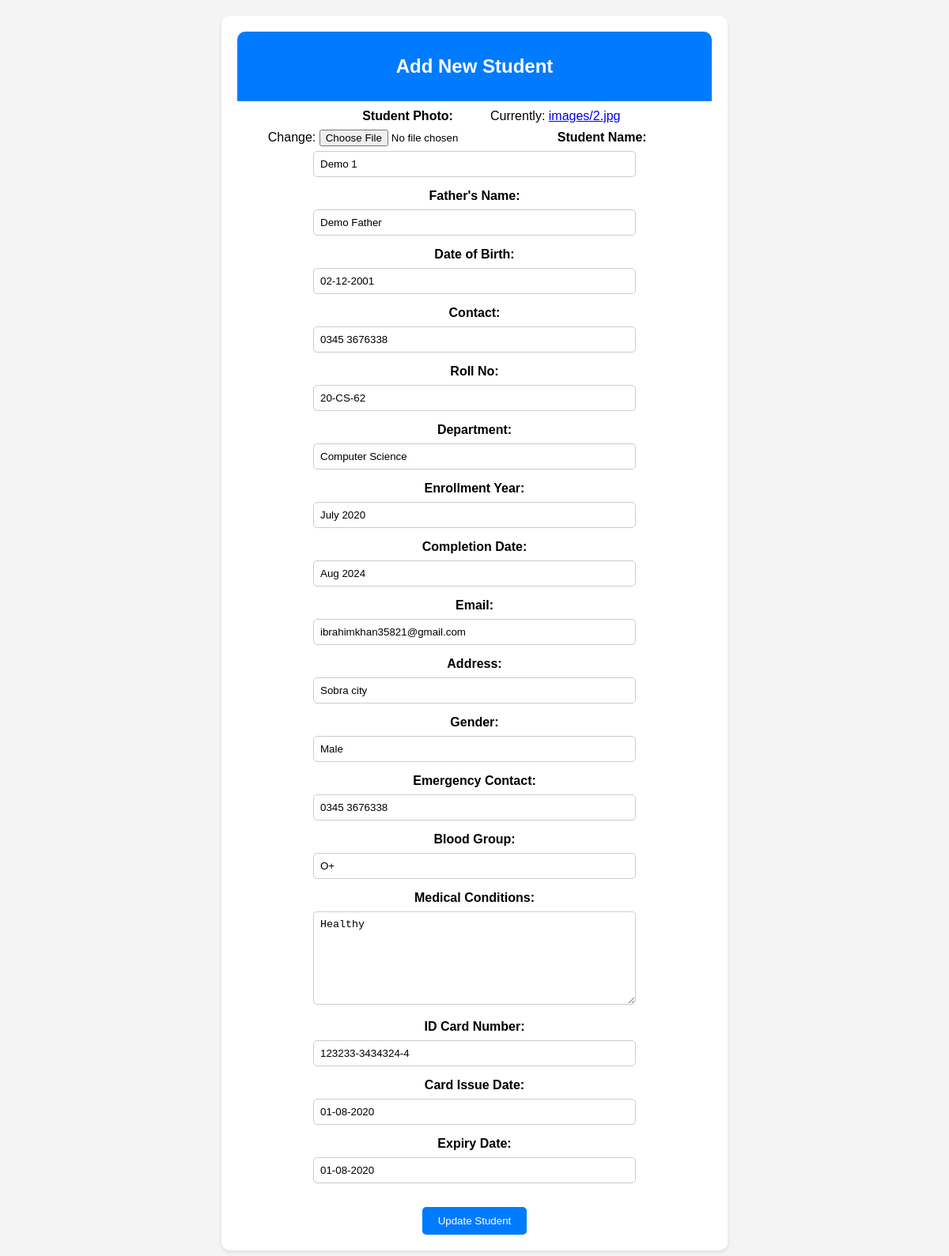
The page /student/update-student/9/ (signed in) on the database its author committed.
### main/models.py (models this page shows, shortened)
class Student(models.Model):
    photo = models.ImageField(upload_to='images')
    student_name = models.CharField(max_length=50)
    father_name = models.CharField(max_length=50)
    dob = models.CharField(max_length=20)
    contact = models.CharField(max_length=20, null=True)
    roll_no = models.CharField(max_length=20)
    department = models.CharField(max_length=30)
    enrollment_year =  models.CharField(max_length=20)
    completion_date = models.CharField(max_length=20)
    email = models.EmailField()
    address = models.CharField(max_length=150)
    gender = models.CharField(max_length=10)
    emergency_contact = models.CharField(max_length=15)
    blood_group = models.CharField(max_length=5)
    medical_conditions = models.TextField()
    qr_code = models.ImageField(upload_to='qrcodes', blank=True)
    card_issue_date =  models.CharField(max_length=20)
    expiry_date =  models.CharField(max_length=20)
    id_card_number = models.CharField(max_length=20)
    created_at = models.DateTimeField(auto_now_add=True)
    updated_at = models.DateTimeField(auto_now=True)
    class Meta:
        ordering = ['-created_at']

### main/views.py (the view)
# urls.py: path('update-student/<str:pk>/',views.update_student,name='update_student'),
@login_required(login_url='login')
def update_student(request, pk):
    student = Student.objects.get(id=pk)
    if request.method == 'POST':
        form = StudentForm(request.POST, request.FILES, instance=student)
        if form.is_valid():
            form.save()
            return redirect('home')
    else:
        form = StudentForm(instance=student)
    context = {
        'form': form,
        'student': student,
    }
    return render(request, 'main/update_student.html', context)

### main/forms.py
class StudentForm(forms.ModelForm):
    class Meta:
        model = Student
        fields = '__all__'

### main/templates/main/update_student.html (shortened to what this page needs)
<!DOCTYPE html>
<html lang="en">
<head>
</head>
<body>
    <div class="form-container">
        <div class="form-header">
            <h2>Add New Student</h2>
        </div>
        <form action="" method="POST" class="custom-form" enctype="multipart/form-data">
            <label for="student_photo" style="margin-top: 10px;">Student Photo:</label>
            {{ form.photo }}
            <label for="student_name">Student Name:</label>
            {{ form.student_name }}
            <label for="father_name">Father's Name:</label>
            {{ form.father_name }}
            <label for="dob">Date of Birth:</label>
            {{ form.dob }}
            <label for="contact">Contact:</label>
            {{ form.contact }}
            <label for="roll_no">Roll No:</label>
            {{ form.roll_no }}
            <label for="department">Department:</label>
            {{ form.department }}
            <label for="enrollment_year">Enrollment Year:</label>
            {{ form.enrollment_year }}
            <label for="completion_date">Completion Date:</label>
            {{ form.completion_date }}
            <label for="email">Email:</label>
            {{ form.email }}
            <label for="address">Address:</label>
            {{ form.address }}
            <label for="gender">Gender:</label>
            {{ form.gender }}
            <label for="emergency_contact">Emergency Contact:</label>
            {{ form.emergency_contact }}
            <label for="blood_group">Blood Group:</label>
            {{ form.blood_group }}
            <label for="medical_conditions">Medical Conditions:</label>
            {{ form.medical_conditions }}
            <label for="id_card_number">ID Card Number:</label>
            {{ form.id_card_number }}
            <label for="card_issue_date">Card Issue Date:</label>
            {{ form.card_issue_date }}
            <label for="expiry_date">Expiry Date:</label>
            {{ form.expiry_date }} <br>
            <button type="submit" class="submit-button">Update Student</button>
        </form>
    </div>
</body>
</html>

### main/templates/main/update_student.html (style rules this page uses)
body { font-family: Arial, sans-serif; margin: 20px; background-color: #f4f4f4; }
.form-container { max-width: 600px; margin: 20px auto; background-color: #fff; border-radius: 10px; box-shadow: 0px 2px 4px rgba(0, 0, 0, 0.1); padding: 20px; text-align: center; }
.form-header { background-color: #007bff; color: #fff; text-align: center; padding: 10px 0; border-radius: 10px 10px 0 0; }
.custom-form label { display: inline-block; width: 200px; font-weight: bold; margin-bottom: 8px; }
.custom-form input[type="text"], .custom-form input[type="email"], .custom-form input[type="date"], .custom-form input[type="number"], .custom-form textarea { width: calc(100% - 210px); padding: 8px; border: 1px solid #ccc; border-radius: 5px; margin-bottom: 15px; }
.custom-form textarea { height: 100px; resize: vertical; }
.submit-button { background-color: #007bff; color: #fff; border: none; padding: 10px 20px; border-radius: 5px; cursor: pointer; transition: background-color 0.3s ease; margin-top: 15px; }

### rows shown on the page
Student: student_name "Demo 1", father_name "Demo Father", dob "02-12-2001", contact "0345 3676338", roll_no "20-CS-62", department "Computer Science", enrollment_year "July 2020", completion_date "Aug 2024", email "ibrahimkhan35821@gmail.com", address "Sobra city", gender "Male", emergency_contact "0345 3676338", blood_group "O+", medical_conditions "Healthy", id_card_number "123233-3434324-4", card_issue_date "01-08-2020", expiry_date "01-08-2020"
